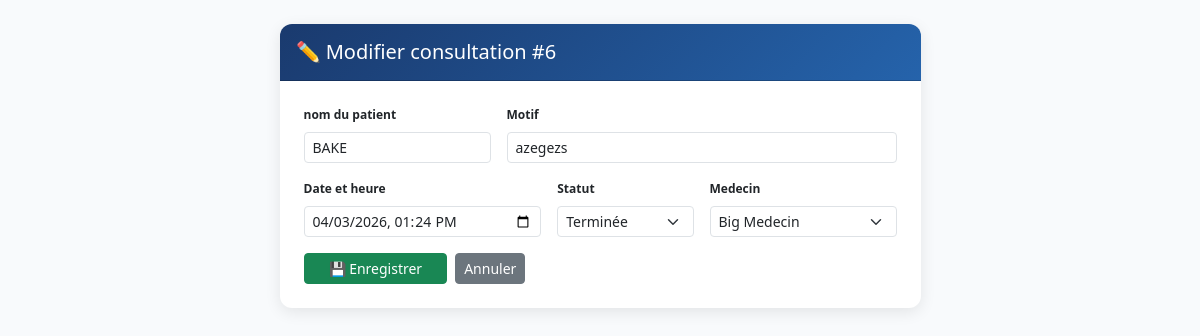
Page /modifier_consultation.php?id=6 (signed in) on the committed database.
### tables this page shows
CREATE TABLE IF NOT EXISTS `consultations` (
  `consultation_id` int NOT NULL AUTO_INCREMENT,
  `nom_patient` varchar(255) NOT NULL,
  `date_heure` datetime NOT NULL,
  `motif` text NOT NULL,
  `medecin_id` int DEFAULT NULL,
  `statut` enum('En attente','En cours','Terminée','') DEFAULT 'En attente',
  PRIMARY KEY (`consultation_id`),
  KEY `fk1` (`medecin_id`)
);

CREATE TABLE IF NOT EXISTS `medecins` (
  `medecin_id` int NOT NULL AUTO_INCREMENT,
  `nom` varchar(255) NOT NULL,
  `prenoms` varchar(255) NOT NULL,
  `specialite` varchar(255) NOT NULL,
  `telephone` varchar(100) NOT NULL,
  `disponible` enum('Oui','Non','','') NOT NULL,
  PRIMARY KEY (`medecin_id`)
);

### modifier_consultation.php (the view, shortened to what this page needs)
<?php
include "connexion.php";
$id  = intval($_GET['id'] ?? 0);
$stmt = $pdo->prepare("SELECT * FROM consultations WHERE consultation_id = ?");
$stmt->execute([$id]);
$c   = $stmt->fetch();
$serveurs_res = $pdo->query("SELECT * FROM medecins WHERE disponible = 'Oui' ORDER BY nom ASC")->fetchAll();
?>
<!DOCTYPE html>
<html lang="fr">
<head>
    <link href="css/bootstrap.min.css" rel="stylesheet">
</head>
<body>
<div class="container py-4">
<div class="row justify-content-center"><div class="col-lg-7">
<div class="card">
    <div class="card-header py-3"><h5 class="mb-0">✏️ Modifier consultation #<?= $id ?></h5></div>
    <div class="card-body p-4">
        <form action="modifier_consultation.php" method="POST" enctype="multipart/form-data">
            <div class="row g-3 mb-3">
                <div class="col-md-4">
                    <label class="form-label fw-bold" style="font-size:12px;">nom du patient</label>
                    <input type="text" class="form-control form-control-sm"
                           name="nom" value="<?= $c['nom_patient'] ?>" required>
                </div>
                <div class="col-md-8">
                    <label class="form-label fw-bold" style="font-size:12px;">Motif</label>
                    <input type="text" class="form-control form-control-sm"
                           name="motif" value="<?= htmlspecialchars($c['motif']) ?>" required>
                </div>
            </div>
            <div class="row g-3 mb-3">
                <div class="col-md-5">
                    <label class="form-label fw-bold" style="font-size:12px;">Date et heure</label>
                    <input type="datetime-local" class="form-control form-control-sm"
                           name="date_heure" value="<?= htmlspecialchars($c['date_heure']) ?>" required>
                </div>
                <div class="col-md-3">
                    <label class="form-label fw-bold" style="font-size:12px;">Statut</label>
                    <select class="form-select form-select-sm" name="statut">
                        <?php foreach(['En attente','En cours','Terminée'] as $s): ?>
                        <option value="<?= $s ?>" <?= $c['statut']===$s?'selected':'' ?>>
                            <?= ucfirst($s) ?>
                        </option>
                        <?php endforeach; ?>
                    </select>
                </div>
                <div class="col-md-4">
                    <label class="form-label fw-bold" style="font-size:12px;">Medecin</label>
                    <select class="form-select form-select-sm" name="medecin_id">
                        <?php foreach ($serveurs_res as $s): ?>
                        <option value="<?= $s['medecin_id'] ?>" <?= intval($c['medecin_id']) === intval($s['medecin_id']) ? 'selected' : '' ?>>
                            <?= htmlspecialchars($s['nom'].' '.$s['prenoms'], ENT_QUOTES, 'UTF-8') ?>
                        </option>
                        <?php endforeach; ?>
                    </select>
                </div>
            </div>
            <div class="d-flex gap-2">
                <button type="submit" class="btn btn-success btn-sm px-4">💾 Enregistrer</button>
                <a href="index.php" class="btn btn-secondary btn-sm">Annuler</a>
            </div>
        </form>
    </div>
</div>
</div></div></div>
</body></html>

### modifier_consultation.php (style rules this page uses)
body { background:#f8fafc;font-size:13px; }
.card { border:none;border-radius:12px;box-shadow:0 4px 16px rgba(0,0,0,.09); }
.card-header { background:linear-gradient(135deg,#1a3a6e,#2563ab);color:#fff;border-radius:12px 12px 0 0!important; }

### rows in the picture
consultations: nom "BAKE", motif "azegezs", date_heure "04/03/2026 13:24", statut "Terminée", medecin_id "Big Medecin"

### other values in the picture
$id "6"
